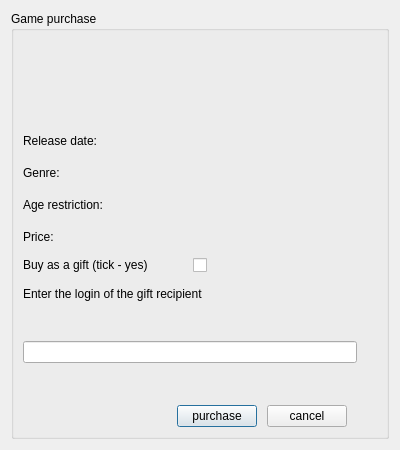
<?xml version="1.0" encoding="UTF-8"?>
<ui version="4.0">
 <class>cur_game</class>
 <widget class="QDialog" name="cur_game">
  <property name="geometry">
   <rect>
    <x>0</x>
    <y>0</y>
    <width>400</width>
    <height>450</height>
   </rect>
  </property>
  <property name="sizePolicy">
   <sizepolicy hsizetype="Maximum" vsizetype="Fixed">
    <horstretch>0</horstretch>
    <verstretch>0</verstretch>
   </sizepolicy>
  </property>
  <property name="minimumSize">
   <size>
    <width>400</width>
    <height>450</height>
   </size>
  </property>
  <property name="maximumSize">
   <size>
    <width>16777215</width>
    <height>450</height>
   </size>
  </property>
  <property name="windowTitle">
   <string>Game</string>
  </property>
  <layout class="QHBoxLayout" name="horizontalLayout_7">
   <item>
    <widget class="QGroupBox" name="groupBox">
     <property name="title">
      <string>Game purchase</string>
     </property>
     <layout class="QHBoxLayout" name="horizontalLayout_11">
      <item>
       <layout class="QVBoxLayout" name="verticalLayout_3">
        <property name="spacing">
         <number>10</number>
        </property>
        <item>
         <widget class="QLabel" name="gname_label">
          <property name="sizePolicy">
           <sizepolicy hsizetype="Preferred" vsizetype="Fixed">
            <horstretch>0</horstretch>
            <verstretch>0</verstretch>
           </sizepolicy>
          </property>
          <property name="minimumSize">
           <size>
            <width>0</width>
            <height>80</height>
           </size>
          </property>
          <property name="maximumSize">
           <size>
            <width>16777215</width>
            <height>80</height>
           </size>
          </property>
          <property name="styleSheet">
           <string notr="true">font: 75 22pt &quot;MS Shell Dlg 2&quot;;</string>
          </property>
          <property name="text">
           <string/>
          </property>
         </widget>
        </item>
        <item>
         <layout class="QVBoxLayout" name="verticalLayout">
          <property name="spacing">
           <number>10</number>
          </property>
          <item>
           <layout class="QHBoxLayout" name="horizontalLayout_5">
            <item>
             <widget class="QLabel" name="label_2">
              <property name="sizePolicy">
               <sizepolicy hsizetype="Preferred" vsizetype="Fixed">
                <horstretch>0</horstretch>
                <verstretch>0</verstretch>
               </sizepolicy>
              </property>
              <property name="minimumSize">
               <size>
                <width>160</width>
                <height>22</height>
               </size>
              </property>
              <property name="maximumSize">
               <size>
                <width>160</width>
                <height>22</height>
               </size>
              </property>
              <property name="text">
               <string>Release date:</string>
              </property>
             </widget>
            </item>
            <item>
             <widget class="QLabel" name="data_label">
              <property name="text">
               <string/>
              </property>
             </widget>
            </item>
           </layout>
          </item>
          <item>
           <layout class="QHBoxLayout" name="horizontalLayout_4">
            <item>
             <widget class="QLabel" name="label_3">
              <property name="sizePolicy">
               <sizepolicy hsizetype="Preferred" vsizetype="Fixed">
                <horstretch>0</horstretch>
                <verstretch>0</verstretch>
               </sizepolicy>
              </property>
              <property name="minimumSize">
               <size>
                <width>160</width>
                <height>22</height>
               </size>
              </property>
              <property name="maximumSize">
               <size>
                <width>160</width>
                <height>22</height>
               </size>
              </property>
              <property name="text">
               <string>Genre:</string>
              </property>
             </widget>
            </item>
            <item>
             <widget class="QLabel" name="genre_label">
              <property name="text">
               <string/>
              </property>
             </widget>
            </item>
           </layout>
          </item>
          <item>
           <layout class="QHBoxLayout" name="horizontalLayout_3">
            <item>
             <widget class="QLabel" name="label_4">
              <property name="sizePolicy">
               <sizepolicy hsizetype="Preferred" vsizetype="Fixed">
                <horstretch>0</horstretch>
                <verstretch>0</verstretch>
               </sizepolicy>
              </property>
              <property name="minimumSize">
               <size>
                <width>160</width>
                <height>22</height>
               </size>
              </property>
              <property name="maximumSize">
               <size>
                <width>160</width>
                <height>22</height>
               </size>
              </property>
              <property name="text">
               <string>Age restriction:</string>
              </property>
             </widget>
            </item>
            <item>
             <widget class="QLabel" name="age_label">
              <property name="text">
               <string/>
              </property>
             </widget>
            </item>
           </layout>
          </item>
          <item>
           <layout class="QHBoxLayout" name="horizontalLayout">
            <item>
             <widget class="QLabel" name="label_5">
              <property name="sizePolicy">
               <sizepolicy hsizetype="Preferred" vsizetype="Fixed">
                <horstretch>0</horstretch>
                <verstretch>0</verstretch>
               </sizepolicy>
              </property>
              <property name="minimumSize">
               <size>
                <width>160</width>
                <height>22</height>
               </size>
              </property>
              <property name="maximumSize">
               <size>
                <width>160</width>
                <height>22</height>
               </size>
              </property>
              <property name="text">
               <string>Price:</string>
              </property>
             </widget>
            </item>
            <item>
             <widget class="QLabel" name="price_label">
              <property name="text">
               <string/>
              </property>
             </widget>
            </item>
           </layout>
          </item>
         </layout>
        </item>
        <item>
         <layout class="QHBoxLayout" name="horizontalLayout_6">
          <item>
           <widget class="QLabel" name="label_6">
            <property name="sizePolicy">
             <sizepolicy hsizetype="Preferred" vsizetype="Fixed">
              <horstretch>0</horstretch>
              <verstretch>0</verstretch>
             </sizepolicy>
            </property>
            <property name="minimumSize">
             <size>
              <width>160</width>
              <height>0</height>
             </size>
            </property>
            <property name="maximumSize">
             <size>
              <width>160</width>
              <height>16777215</height>
             </size>
            </property>
            <property name="text">
             <string>Buy as a gift (tick - yes)</string>
            </property>
           </widget>
          </item>
          <item>
           <widget class="QCheckBox" name="checkBox">
            <property name="text">
             <string/>
            </property>
           </widget>
          </item>
         </layout>
        </item>
        <item>
         <layout class="QHBoxLayout" name="horizontalLayout_10">
          <item>
           <layout class="QVBoxLayout" name="verticalLayout_2">
            <property name="spacing">
             <number>5</number>
            </property>
            <item>
             <layout class="QHBoxLayout" name="horizontalLayout_8">
              <item>
               <widget class="QLabel" name="help_label">
                <property name="sizePolicy">
                 <sizepolicy hsizetype="Preferred" vsizetype="Fixed">
                  <horstretch>0</horstretch>
                  <verstretch>0</verstretch>
                 </sizepolicy>
                </property>
                <property name="minimumSize">
                 <size>
                  <width>0</width>
                  <height>22</height>
                 </size>
                </property>
                <property name="maximumSize">
                 <size>
                  <width>16777215</width>
                  <height>22</height>
                 </size>
                </property>
                <property name="text">
                 <string>Enter the login of the gift recipient</string>
                </property>
               </widget>
              </item>
              <item>
               <spacer name="verticalSpacer_2">
                <property name="orientation">
                 <enum>Qt::Vertical</enum>
                </property>
                <property name="sizeType">
                 <enum>QSizePolicy::Fixed</enum>
                </property>
                <property name="sizeHint" stdset="0">
                 <size>
                  <width>0</width>
                  <height>22</height>
                 </size>
                </property>
               </spacer>
              </item>
             </layout>
            </item>
            <item>
             <layout class="QHBoxLayout" name="horizontalLayout_9">
              <item>
               <widget class="QLineEdit" name="person">
                <property name="minimumSize">
                 <size>
                  <width>0</width>
                  <height>22</height>
                 </size>
                </property>
                <property name="maximumSize">
                 <size>
                  <width>16777215</width>
                  <height>22</height>
                 </size>
                </property>
                <property name="clearButtonEnabled">
                 <bool>true</bool>
                </property>
               </widget>
              </item>
              <item>
               <spacer name="verticalSpacer">
                <property name="orientation">
                 <enum>Qt::Vertical</enum>
                </property>
                <property name="sizeHint" stdset="0">
                 <size>
                  <width>0</width>
                  <height>22</height>
                 </size>
                </property>
               </spacer>
              </item>
             </layout>
            </item>
           </layout>
          </item>
          <item>
           <spacer name="verticalSpacer_4">
            <property name="orientation">
             <enum>Qt::Vertical</enum>
            </property>
            <property name="sizeType">
             <enum>QSizePolicy::Fixed</enum>
            </property>
            <property name="sizeHint" stdset="0">
             <size>
              <width>20</width>
              <height>49</height>
             </size>
            </property>
           </spacer>
          </item>
         </layout>
        </item>
        <item>
         <layout class="QHBoxLayout" name="horizontalLayout_2">
          <item>
           <spacer name="horizontalSpacer">
            <property name="orientation">
             <enum>Qt::Horizontal</enum>
            </property>
            <property name="sizeType">
             <enum>QSizePolicy::Fixed</enum>
            </property>
            <property name="sizeHint" stdset="0">
             <size>
              <width>250</width>
              <height>20</height>
             </size>
            </property>
           </spacer>
          </item>
          <item>
           <widget class="QPushButton" name="pushButton">
            <property name="minimumSize">
             <size>
              <width>0</width>
              <height>22</height>
             </size>
            </property>
            <property name="maximumSize">
             <size>
              <width>16777215</width>
              <height>22</height>
             </size>
            </property>
            <property name="text">
             <string>purchase</string>
            </property>
           </widget>
          </item>
          <item>
           <widget class="QPushButton" name="pushButton_2">
            <property name="minimumSize">
             <size>
              <width>0</width>
              <height>22</height>
             </size>
            </property>
            <property name="maximumSize">
             <size>
              <width>16777215</width>
              <height>22</height>
             </size>
            </property>
            <property name="text">
             <string>cancel</string>
            </property>
           </widget>
          </item>
          <item>
           <spacer name="horizontalSpacer_2">
            <property name="orientation">
             <enum>Qt::Horizontal</enum>
            </property>
            <property name="sizeType">
             <enum>QSizePolicy::Fixed</enum>
            </property>
            <property name="sizeHint" stdset="0">
             <size>
              <width>30</width>
              <height>20</height>
             </size>
            </property>
           </spacer>
          </item>
         </layout>
        </item>
       </layout>
      </item>
     </layout>
    </widget>
   </item>
  </layout>
 </widget>
 <resources/>
 <connections/>
</ui>
